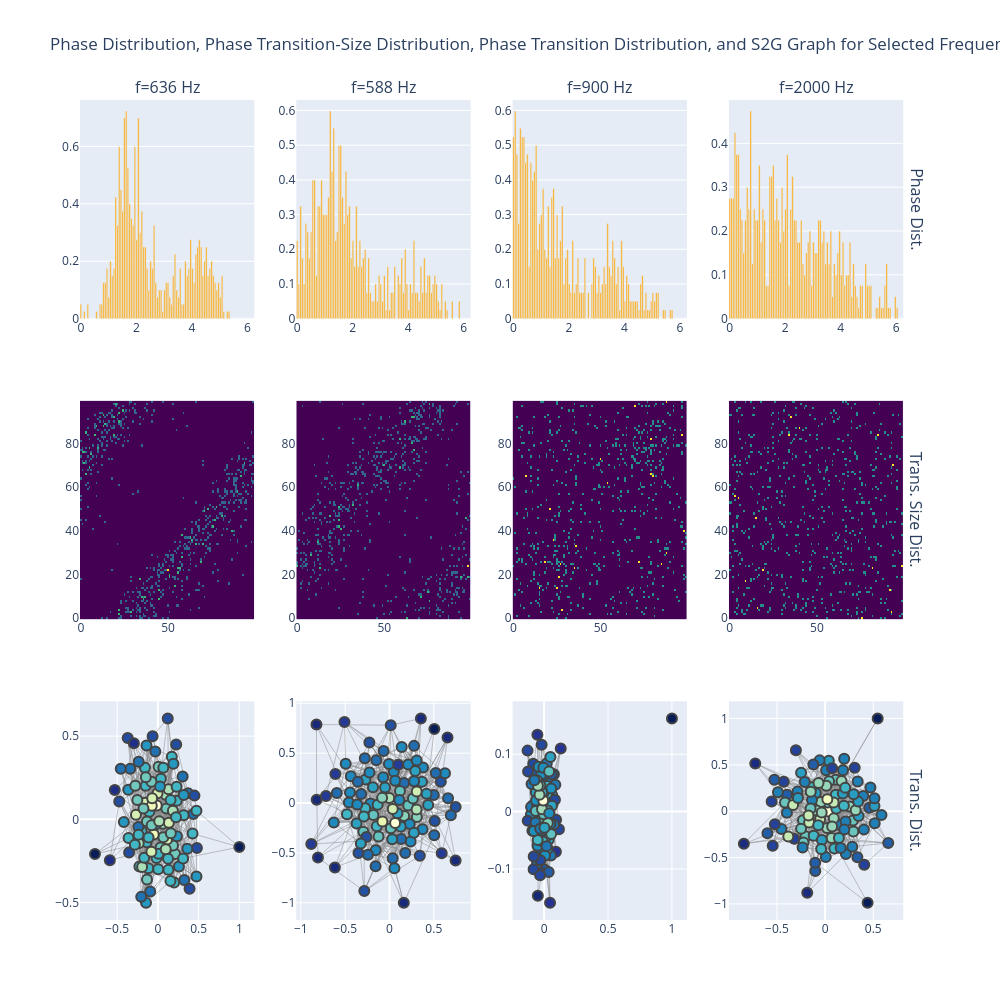

The cell this chart's notebook holds for it:
### Code cell
F, T, Sxx, phase = ut.calc_spectrogram(data, fs, nperseg=fft_nperseg, percent_overlap=percent_overlap, window=window, remove_dc=remove_dc)

fig = make_subplots(rows=3, cols=len(f_list), column_titles=[f"f={f} Hz" for f in f_list], row_titles=["Phase Dist.", "Trans. Size Dist.", "Trans. Dist.", "S2G Graph"])
for ix, f in enumerate(f_list, start=1):
    f_ix = np.argmin(np.abs(F - f))
    f_phase = phase[f_ix, :]

    # distribution of delta phases
    delta_phase = np.diff(f_phase)
    delta_phase = np.abs(delta_phase)
    hist_delta, bin_edges_delta = np.histogram(delta_phase, bins=Q, range=(0, 2 * np.pi), density=True)
    fig.add_trace(go.Bar(x=bin_edges_delta[:-1], y=hist_delta, name='Delta Phase Distribution', marker_color='orange', showlegend=False), row=1, col=ix)

    # distribution of traqnsitions
    x_transitions = ut.get_s2g(f_phase, n_levels=Q)
    fig.add_trace(go.Heatmap(z=x_transitions, colorscale='Viridis', showscale=False), row=2, col=ix)

    # graph from S2G
    G = ut.get_s2g_graph(f_phase, n_levels=Q)
    fig_g = ut.draw_graph(G)
    for tr in fig_g.data:
                fig.add_trace(deepcopy(tr), row=3, col=ix)

fig.update_layout(height=1000, width=1000, title_text='Phase Distribution, Phase Transition-Size Distribution, Phase Transition Distribution, and S2G Graph for Selected Frequencies', font=dict(size=12))
# fig.write_image("/Users/itamarmerfeld/Projects/UATR/results/phase_distribution_analysis.pdf")
fig.show()
